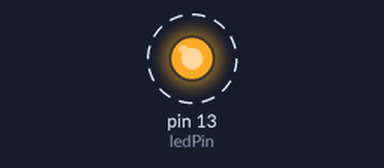
This sketch was run on a simulated Arduino Mega 2560, built with avr-gcc and run on an emulated ATmega2560. On the bench: output pins drawn as LEDs (lit = HIGH). Dashed ring = blinking.

Above: at 0.12 s.
Timing chart, 0 to 3.0 s (numbered marks = the images above):
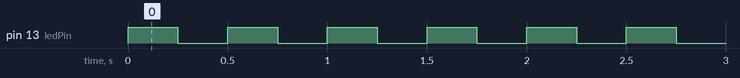

Measured:
- by itself, pin 13 (ledPin): alternates HIGH for 0.25 s and LOW for 0.25 s

The sketch:

BlinkingLED.ino.ino
```cpp
/*
  Blink Example for Arduino Mega
*/

const int ledPin = 13; // Onboard LED pin on Arduino Mega

void setup() {
  pinMode(ledPin, OUTPUT); // Set pin as output
}

void loop() {
  digitalWrite(ledPin, HIGH); // Turn LED on
  delay(250);                // Wait 0.25 second
  digitalWrite(ledPin, LOW);  // Turn LED off
  delay(250);                // Wait 0.25 second
}
```
